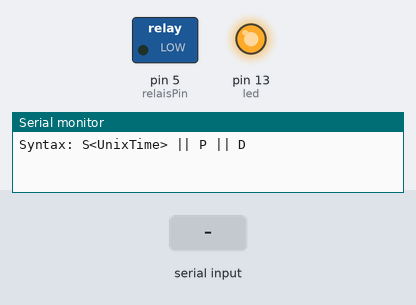
The sketch below on a simulated Arduino Uno, built with avr-gcc and run on an emulated ATmega328P. Shown: switched loads named in the sketch (green lamp = pin HIGH), output pins drawn as LEDs (lit = HIGH), the last lines printed to the serial monitor. The inputs (shaded band) are chosen by the test bench. EEPROM starts erased.

Above: at 0.01 s.
At 1.5 s:
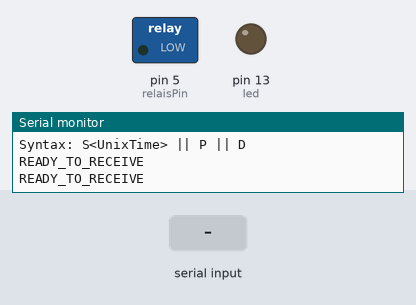
1.6 s: "S90\n" received over Serial
At 32.16 s:
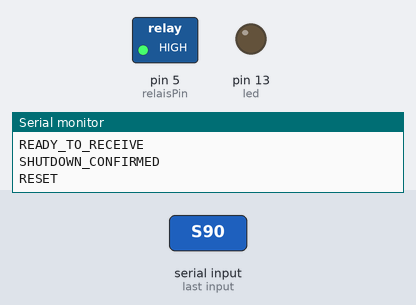
Timing chart, 0 to 33.6 s (numbered marks = the images above; inputs shaded):
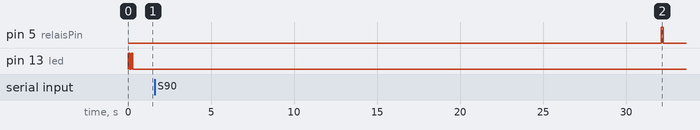

Measured:
- after the input at 1.6 s, pin 5 (relaisPin): LOW → HIGH after 30.5 s, → LOW 0.10 s later

The sketch:

Arduino-Server-Watchdog.ino
```cpp
#include <EEPROM.h>

int led = 13;
int relaisPin = 5;
unsigned long lastTime = 0;

void setup()
{
  pinMode(led, OUTPUT);
  pinMode(relaisPin, OUTPUT);
  Serial.begin(9600);
  Serial.setTimeout(500);
  Serial.println("Syntax: S<UnixTime> || P || D");
  mBlink(2);
}

void loop()
{
   unsigned long currentTime = millis();
   if (currentTime - lastTime > 500) {
     Serial.println("READY_TO_RECEIVE");
     lastTime = millis();
   }
   if (Serial.available() > 0) {
    // get incoming byte
    int rd = Serial.read();
    if (rd == 'S') {
      // read unix time
      unsigned long utime = serialReadLong();
      Serial.println("SHUTDOWN_CONFIRMED");
      delay(30000);
      storeResetTime(utime);
      vdrReset();
    }
    if (rd == 'P') {
      printResetTimes();
    }
    if (rd == 'D') {
      deleteResetTimes();
    }
  }
}

void vdrReset() {
  Serial.println("RESET");
  digitalWrite(relaisPin, HIGH);
  delay(100);
  digitalWrite(relaisPin, LOW);
}

void mBlink(int times) {
  for (int i=0; i<times; i++) {
    if (i != 0) {
      delay(100);
    }
    digitalWrite(led, HIGH);
    delay(100);
    digitalWrite(led, LOW);
  }
}

void deleteResetTimes() {
  Serial.println("Delete stored reset times");
  EEPROM.write(0, 0);
}

void printResetTimes() {
  Serial.print("Number of resets: ");
  unsigned int counter = EEPROM.read(0);
  Serial.println(counter);
  Serial.println("Reset times:");
  for (int i=0; i<counter; i++) {
    int address = 1 + i * 4;
    unsigned long utime = eepromReadLong(address);
    Serial.println(utime);
  }
}

void storeResetTime(unsigned long utime) {
  unsigned int counter = EEPROM.read(0);
  // reset if 255 unix times are stored (1 KB full)
  if (counter == 255) {
    counter = 0;
  }
  EEPROM.write(0, counter + 1);
  int address = 1 + counter * 4;
  eepromWriteLong(address, utime);
}

unsigned long serialReadLong() {
  unsigned long value = 0L;
  // a long value has up to 10 characters
  char buffer[] = {' ', ' ', ' ', ' ', ' ', ' ', ' ', ' ', ' ', ' '};
  Serial.readBytes(buffer, 10);
  int exponent = 0;
  for (int i=9; i >= 0; i--) {
    // convert ascii to digit (ASCII 48 is a 0)
    int digit = buffer[i] - 48;
    if (digit >= 0 && digit <= 9) {
      value += digit * powInt(10, exponent);
      exponent++;
    }
  }
  return value;
}

unsigned long powInt(int base, int exponent) {
  unsigned long value = 1;
  for (int i=0; i<exponent; i++) {
    value *= base;
  }
  return value;
}

void eepromWriteLong(int address, unsigned long value) {
  EEPROM.write(address+3,lowByte(value));
  EEPROM.write(address+2,highByte(value));
  value = value >> 16;
  EEPROM.write(address+1,lowByte(value));
  EEPROM.write(address,highByte(value));
}

unsigned long eepromReadLong(int address) {
  unsigned long l = 0L;
  byte b = B0;
  b = EEPROM.read(address);
  l = b << 8;
  b = EEPROM.read(address+1);
  l = l | b;
  l = l << 8;
  b = EEPROM.read(address+2);
  l = l | b;
  l = l << 8;
  b = EEPROM.read(address+3);
  l = l | b;
  return l;
}
```
